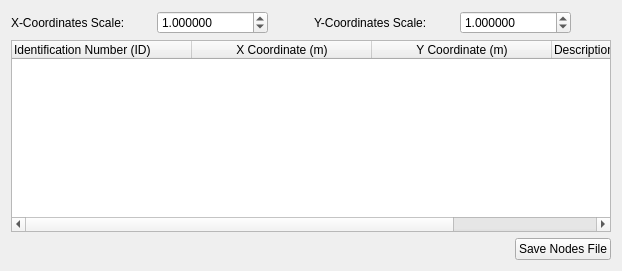
                   <widget class="QWidget" name="tab_3">
                    <attribute name="title">
                     <string>Nodes</string>
                    </attribute>
                    <layout class="QGridLayout" name="gridLayout_8">
                     <item row="0" column="0">
                      <layout class="QHBoxLayout" name="horizontalLayout_7">
                       <item>
                        <widget class="QLabel" name="label_5">
                         <property name="minimumSize">
                          <size>
                           <width>140</width>
                           <height>0</height>
                          </size>
                         </property>
                         <property name="text">
                          <string>X-Coordinates Scale:</string>
                         </property>
                        </widget>
                       </item>
                       <item>
                        <widget class="QDoubleSpinBox" name="doubleSpinBox_xCoordinate">
                         <property name="decimals">
                          <number>6</number>
                         </property>
                         <property name="minimum">
                          <double>0.000001000000000</double>
                         </property>
                         <property name="maximum">
                          <double>100000000000000000.000000000000000</double>
                         </property>
                         <property name="singleStep">
                          <double>1.000000000000000</double>
                         </property>
                         <property name="value">
                          <double>1.000000000000000</double>
                         </property>
                        </widget>
                       </item>
                       <item>
                        <spacer name="horizontalSpacer_9">
                         <property name="orientation">
                          <enum>Qt::Horizontal</enum>
                         </property>
                         <property name="sizeType">
                          <enum>QSizePolicy::Fixed</enum>
                         </property>
                         <property name="sizeHint" stdset="0">
                          <size>
                           <width>40</width>
                           <height>20</height>
                          </size>
                         </property>
                        </spacer>
                       </item>
                       <item>
                        <widget class="QLabel" name="label_6">
                         <property name="minimumSize">
                          <size>
                           <width>140</width>
                           <height>0</height>
                          </size>
                         </property>
                         <property name="text">
                          <string>Y-Coordinates Scale:</string>
                         </property>
                        </widget>
                       </item>
                       <item>
                        <widget class="QDoubleSpinBox" name="doubleSpinBox_yCoordinate">
                         <property name="decimals">
                          <number>6</number>
                         </property>
                         <property name="minimum">
                          <double>0.000001000000000</double>
                         </property>
                         <property name="maximum">
                          <double>100000000000000000.000000000000000</double>
                         </property>
                         <property name="value">
                          <double>1.000000000000000</double>
                         </property>
                        </widget>
                       </item>
                       <item>
                        <spacer name="horizontalSpacer_8">
                         <property name="orientation">
                          <enum>Qt::Horizontal</enum>
                         </property>
                         <property name="sizeHint" stdset="0">
                          <size>
                           <width>40</width>
                           <height>20</height>
                          </size>
                         </property>
                        </spacer>
                       </item>
                      </layout>
                     </item>
                     <item row="1" column="0">
                      <widget class="CustomTableWidget" name="table_newNodes">
                       <attribute name="horizontalHeaderDefaultSectionSize">
                        <number>180</number>
                       </attribute>
                       <column>
                        <property name="text">
                         <string>Identification Number (ID)</string>
                        </property>
                        <property name="textAlignment">
                         <set>AlignLeading|AlignVCenter</set>
                        </property>
                       </column>
                       <column>
                        <property name="text">
                         <string>X Coordinate (m)</string>
                        </property>
                       </column>
                       <column>
                        <property name="text">
                         <string>Y Coordinate (m)</string>
                        </property>
                       </column>
                       <column>
                        <property name="text">
                         <string>Description</string>
                        </property>
                        <property name="textAlignment">
                         <set>AlignLeading|AlignVCenter</set>
                        </property>
                       </column>
                      </widget>
                     </item>
                     <item row="2" column="0">
                      <layout class="QHBoxLayout" name="horizontalLayout_26">
                       <item>
                        <spacer name="horizontalSpacer_16">
                         <property name="orientation">
                          <enum>Qt::Horizontal</enum>
                         </property>
                         <property name="sizeHint" stdset="0">
                          <size>
                           <width>40</width>
                           <height>20</height>
                          </size>
                         </property>
                        </spacer>
                       </item>
                       <item>
                        <widget class="QPushButton" name="pushButton_saveNewNodes">
                         <property name="text">
                          <string>Save Nodes File</string>
                         </property>
                        </widget>
                       </item>
                      </layout>
                     </item>
                    </layout>
                   </widget>
